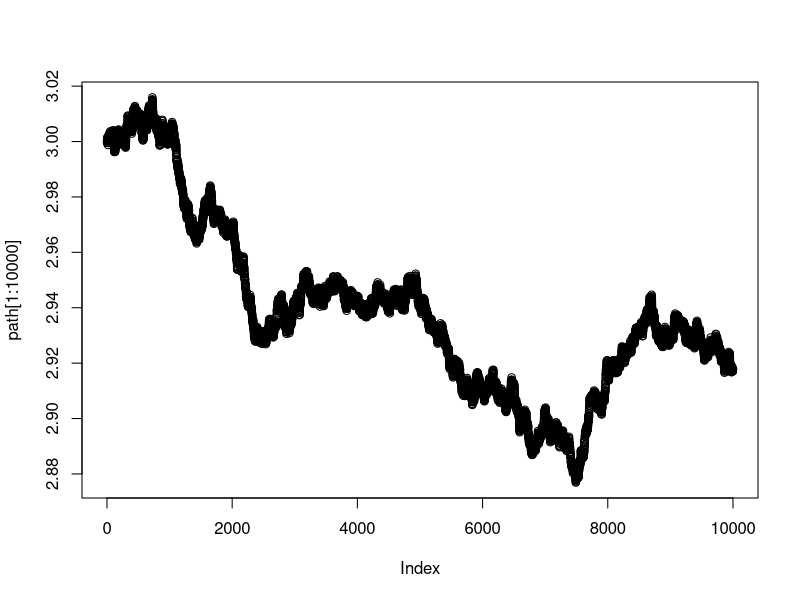
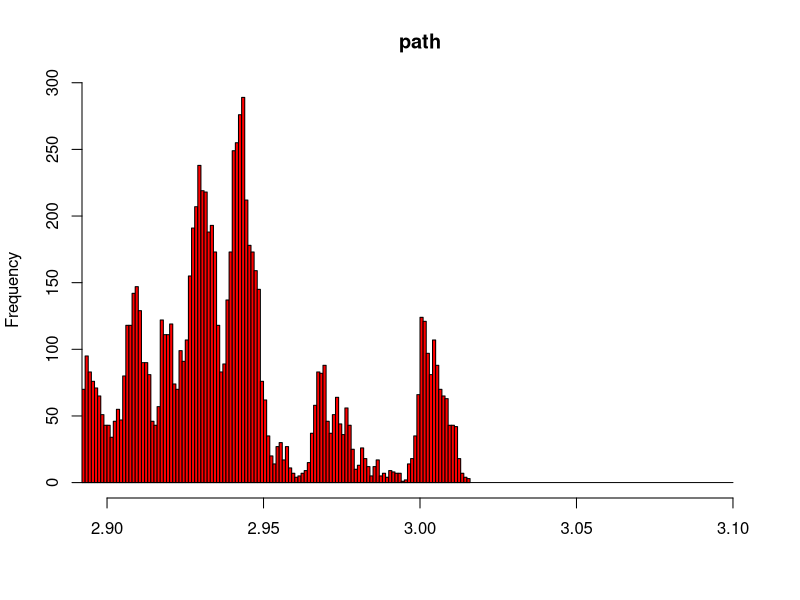

R code for these plots, in order:
#############################################
# Metropolis: Random walk Metropolis method
#############################################

myhist <- function(x, breaks=100, main=deparse(substitute(x)),...){
  hist(x, breaks, col="red", main = main, xlab="",...)
}

# Normal distribution w/ mean = 3 and sd = .001
mew <- 0
sd <- 1
f <- function(x) { 1/sqrt(2*pi) * exp(-1*(x-mew)^2/(2*sd^2))}

# As in notes, use x for current state, y for candidate
nit <- 10000
path <- numeric(nit)
x <- 3 # initial state
path[1] <- x
scale <- .001

for(i in 2:nit){  # <-- This little loop is the guts of Metropolis
  y <- runif(1, x-scale, x+scale)
  r <- f(y)/f(x)
  if(runif(1) < r) x <- y
  path[i] <- x
}
plot(path[1:10000])

myhist(path, xlim = c(2.9,3.1))
curve(f(x)/integrate(f,0,1)$value, 0, 3.1, add=T)

